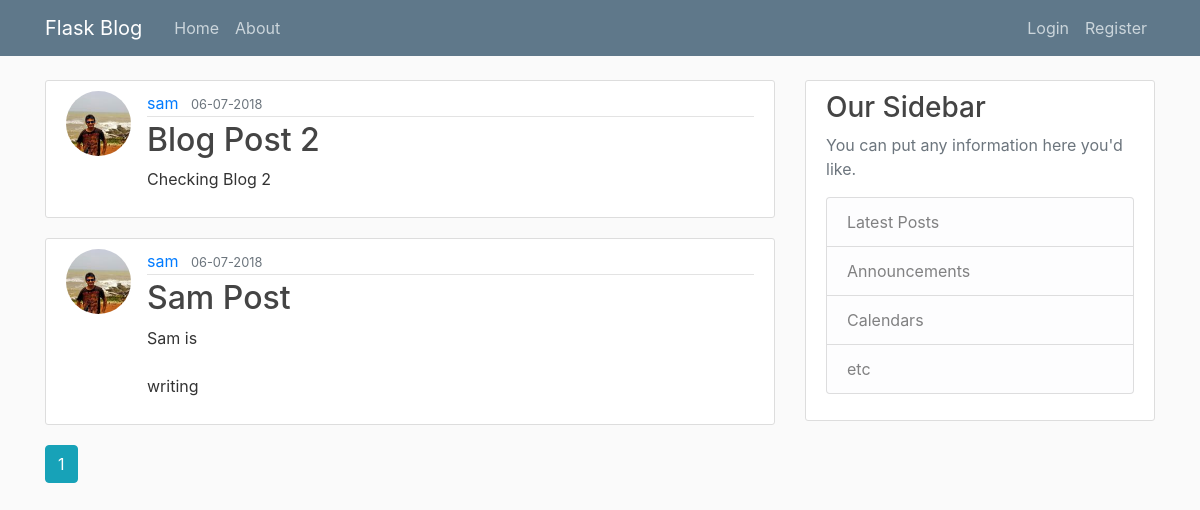
Page /home on the earlier database version.
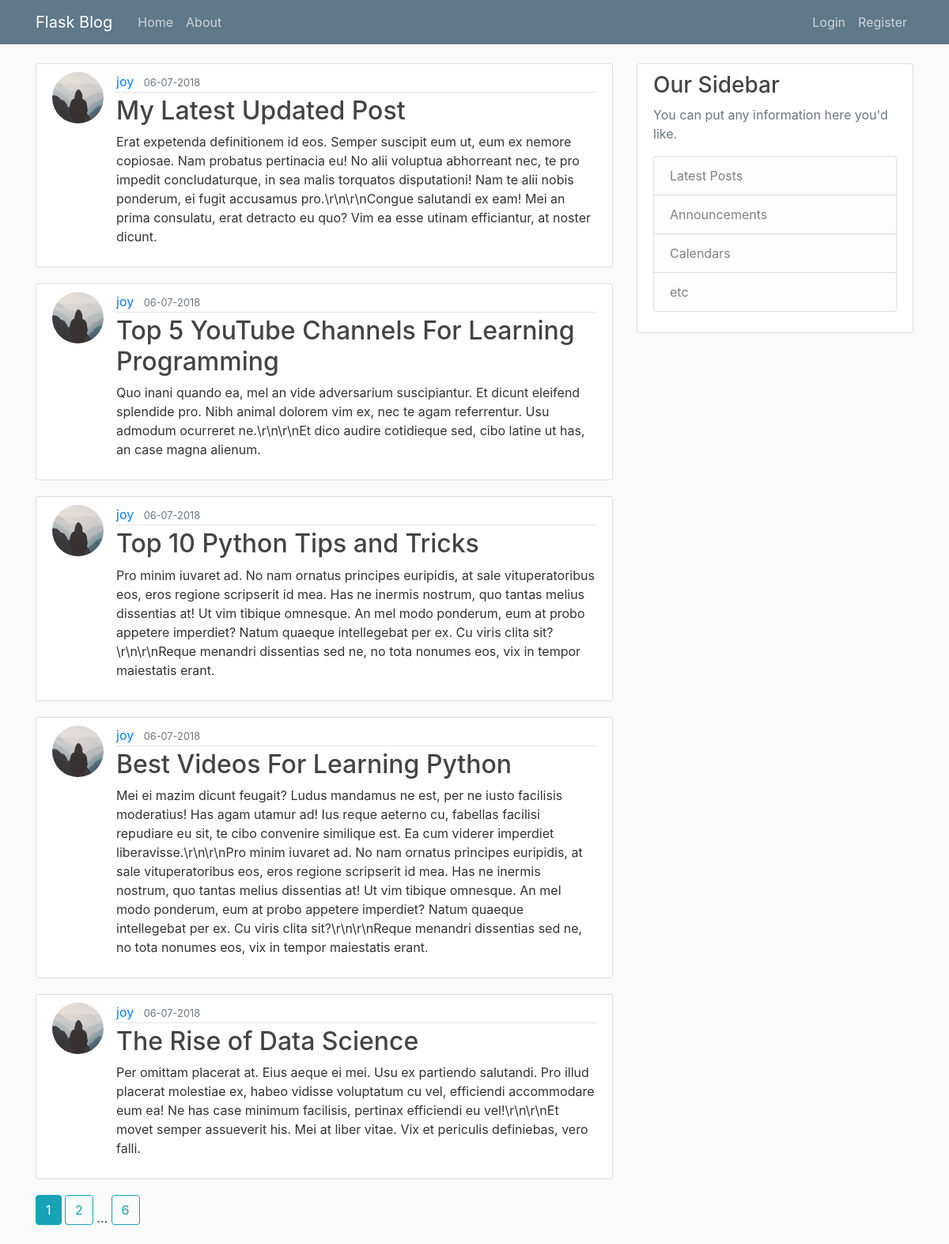
Same page on the later database version.
### flaskblog/models.py (models this page shows, shortened)
class Post(db.Model):
	id = db.Column(db.Integer, primary_key=True)
	title = db.Column(db.String(100), nullable = False)
	date_posted = db.Column(db.DateTime, nullable = False, default = datetime.utcnow)
	content = db.Column(db.Text, nullable = False)
	user_id = db.Column(db.Integer, db.ForeignKey('user.id'), nullable = False)

class User(db.Model, UserMixin):
	id = db.Column(db.Integer, primary_key = True)
	username = db.Column(db.String(20), unique = True, nullable=False)
	email = db.Column(db.String(120), unique = True, nullable=False)
	image_file = db.Column(db.String(20), nullable = False, default = 'default.jpg')
	password = db.Column(db.String(60), nullable = False)
	posts = db.relationship('Post', backref = 'author', lazy = True)

### flaskblog/routes.py (the view)
@app.route("/")
@app.route("/home")
def home():
	page = request.args.get('page', 1, type = int)
	posts = Post.query.order_by(Post.date_posted.desc()).paginate(page = page, per_page = 5)
	return render_template('home.html', posts=posts)

### flaskblog/templates/home.html
{% extends 'layout.html' %}
{% block content %}
	{% for post in posts.items %}
		<article class="media content-section">
      <img class="rounded-circle article-img" src="{{ url_for('static', filename = 'profile_pics/' + post.author.image_file )}}">
      <div class="media-body">
        <div class="article-metadata">
          <a class="mr-2" href="#">{{ post.author.username }}</a>
          <small class="text-muted">{{ post.date_posted.strftime('%d-%m-%Y') }}</small>
        </div>
        <h2><a class="article-title" href="{{ url_for('post', post_id = post.id) }}">{{ post.title }}</a></h2>
        <p class="article-content">{{ post.content }}</p>
      </div>
    </article>
	{% endfor %}
  {% for page_num in posts.iter_pages(left_edge = 1, right_edge = 1, left_current = 1, right_current = 2) %}
    {% if page_num %}
      {% if posts.page == page_num %}
        <a class="btn btn-info mb-4" href="{{ url_for('home', page = page_num) }}">{{ page_num }}</a>
      {% else %}
        <a class="btn btn-outline-info mb-4" href="{{ url_for('home', page = page_num) }}">{{ page_num }}</a>
      {% endif %}
    {% else %}
      ...
    {% endif %}
  {% endfor %}
{% endblock content %}

Differences in the rows shown:
no longer on this page (row unchanged): Post: image_file (picture), author.username "sam", date_posted "06-07-2018", title "Blog Post 2", content "Checking Blog 2"
no longer on this page (row unchanged): Post: image_file (picture), author.username "sam", date_posted "06-07-2018", title "Sam Post", content "Sam is writing"
added Post: image_file (placeholder picture), author.username "joy", date_posted "06-07-2018", title "My Latest Updated Post", content "Erat expetenda definitionem id eos. Semper suscipit eum ut, eum ex nemore copiosae. Nam probatus pertinacia eu! No alii voluptua abhorreant nec, te pro impedit concludaturque, in sea malis torquatos disputationi! Nam te alii nobis ponderum, ei fugit accusamus pro.\\r\\n\\r\\nCongue salutandi ex eam! Mei an prima consulatu, erat detracto eu quo? Vim ea esse utinam efficiantur, at noster dicunt."
added Post: image_file (placeholder picture), author.username "joy", date_posted "06-07-2018", title "Top 5 YouTube Channels For Learning Programming", content "Quo inani quando ea, mel an vide adversarium suscipiantur. Et dicunt eleifend splendide pro. Nibh animal dolorem vim ex, nec te agam referrentur. Usu admodum ocurreret ne.\\r\\n\\r\\nEt dico audire cotidieque sed, cibo latine ut has, an case magna alienum."
added Post: image_file (placeholder picture), author.username "joy", date_posted "06-07-2018", title "Top 10 Python Tips and Tricks", content "Pro minim iuvaret ad. No nam ornatus principes euripidis, at sale vituperatoribus eos, eros regione scripserit id mea. Has ne inermis nostrum, quo tantas melius dissentias at! Ut vim tibique omnesque. An mel modo ponderum, eum at probo appetere imperdiet? Natum quaeque intellegebat per ex. Cu viris clita sit?\\r\\n\\r\\nReque menandri dissentias sed ne, no tota nonumes eos, vix in tempor maiestatis erant."
added Post: image_file (placeholder picture), author.username "joy", date_posted "06-07-2018", title "Best Videos For Learning Python", content "Mei ei mazim dicunt feugait? Ludus mandamus ne est, per ne iusto facilisis moderatius! Has agam utamur ad! Ius reque aeterno cu, fabellas facilisi repudiare eu sit, te cibo convenire similique est. Ea cum viderer imperdiet liberavisse.\\r\\n\\r\\nPro minim iuvaret ad. No nam ornatus principes euripidis, at sale vituperatoribus eos, eros regione scripserit id mea. Has ne inermis nostrum, quo tantas melius dissentias at! Ut vim tibique omnesque. An mel modo ponderum, eum at probo appetere imperdiet? Natum quaeque intellegebat per ex. Cu viris clita sit?\\r\\n\\r\\nReque menandri dissentias sed ne, no tota nonumes eos, vix in tempor maiestatis erant."
added Post: image_file (placeholder picture), author.username "joy", date_posted "06-07-2018", title "The Rise of Data Science", content "Per omittam placerat at. Eius aeque ei mei. Usu ex partiendo salutandi. Pro illud placerat molestiae ex, habeo vidisse voluptatum cu vel, efficiendi accommodare eum ea! Ne has case minimum facilisis, pertinax efficiendi eu vel!\\r\\n\\r\\nEt movet semper assueverit his. Mei at liber vitae. Vix et periculis definiebas, vero falli."
Other differences:
new list line: "2"
new list line: "6"
